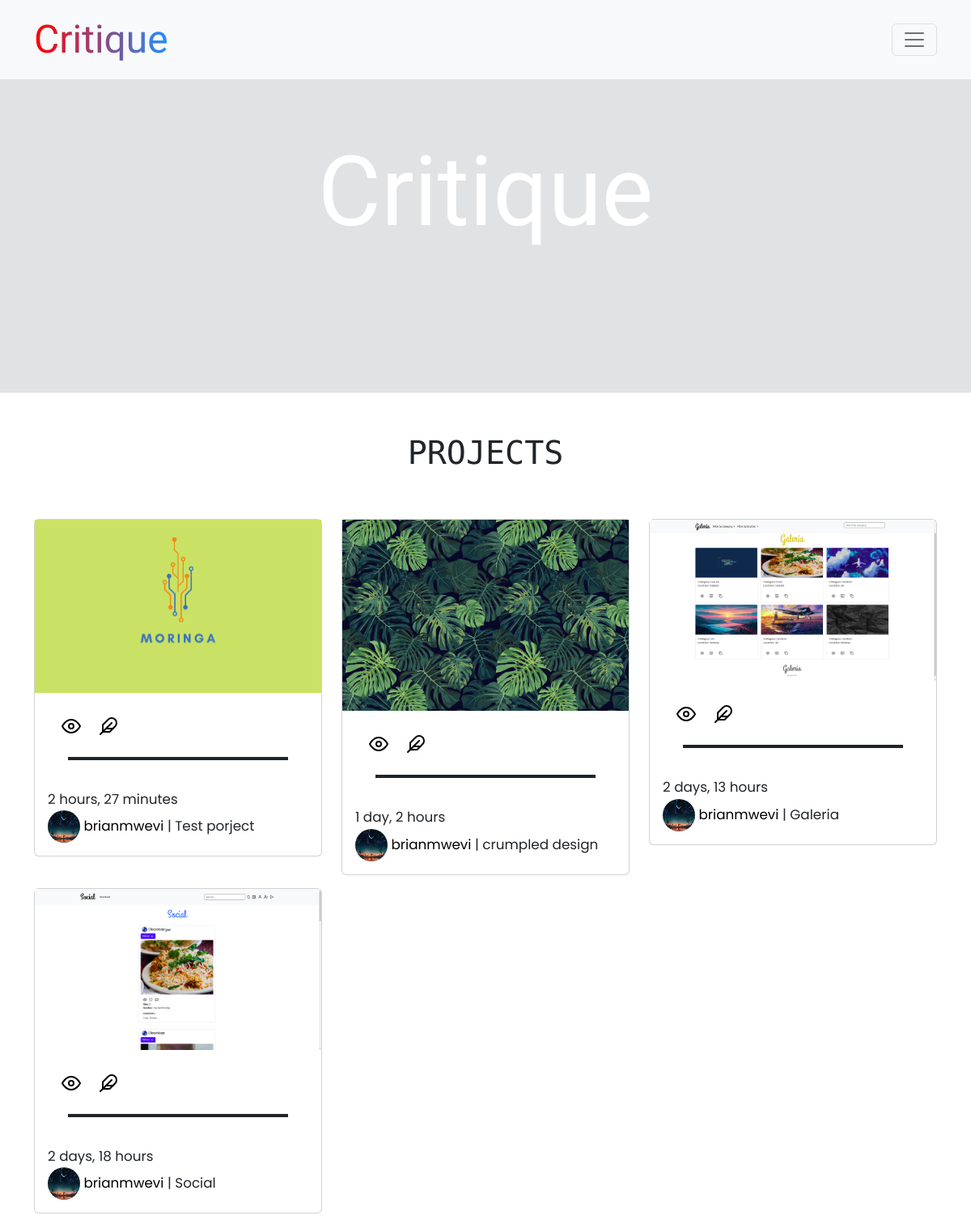
The page / on the database its author committed.
### critique/models.py (models this page shows, shortened)
class Project(models.Model):
    image = models.ImageField(upload_to='media/', default='image.png')
    projectname =models.CharField(max_length=100)
    description=models.CharField(max_length=255, null=False, blank=False)
    likes =models.ManyToManyField(User, related_name='critique_image')
    created = models.DateTimeField(auto_now_add=True)
    modified =models.DateTimeField(auto_now=True)
    reviews =models.ManyToManyField('Reviews',blank=True)
    urls = models.URLField()
    profile = models.ForeignKey(Profile, default=None, null=True, blank=True, on_delete=models.CASCADE)

class Profile(models.Model):
    pro_picture =models.ImageField(upload_to ='profile/', default='')
    bio = models.TextField(max_length=255, blank=True)
    user = models.ForeignKey(User, on_delete=models.CASCADE,related_name='profile')
    email= models.EmailField(blank=True)
    def __str__(self):
        return self.user.username

### critique/views.py (the view)
# urls.py: path('', views.home, name='home'),
def home(request):
    images=Project.objects.order_by("-created").all()
    current_user = request.user
    return render(request,'critiques/home.html', {'images':images})

### critique/templates/critiques/home.html (shortened to what this page needs)
{% extends 'critiques/base.html' %}
{% load static %}
{% block content %}
<nav class="navbar navbar-fluid-lg bg-light mb-5 fixed-top">
  <div class="container">
    <a href="{% url 'home'%}" class="navbar-brand">Critique</a>
    <button
      class="navbar-toggler"
      type="button"
      data-bs-toggle="collapse"
      data-bs-target="#navmenu"
      style="color: white"
    >
      <span class="navbar-toggler-icon dark"></span>
    </button>
  </div>
</nav>
<div class="container-fluid" id="landing-page">
  <h1>Critique</h1>
</div>
<div class="container">
  <div class="project-title">
    <h1>projects</h1>
  </div>
  <div class="row">
    {% for image in images %}
    <div class="col-s-6 col-md-4">
      <div class="card my-2">
        <img src="{{image.image.url}}" alt="img.." />
        <div
          class="card-body"
          style="font-family: 'Poppins', sans-serif; font-size: larger"
        >
          <a href="{% url 'photo' image.pk  %}" class="btn btn-sm m-2"
            ><svg
              xmlns="http://www.w3.org/2000/svg"
              width="24"
              height="24"
              viewBox="0 0 24 24"
              fill="none"
              stroke="currentColor"
              stroke-width="2"
              stroke-linecap="round"
              stroke-linejoin="round"
              class="feather feather-eye"
            >
              <path d="M1 12s4-8 11-8 11 8 11 8-4 8-11 8-11-8-11-8z"></path>
              <circle cx="12" cy="12" r="3"></circle></svg
          ></a>
          <a href="{% url 'review' image.pk %}"
            ></a>
          <br />
          <span class="line"></span>
          <br />
          <small class="date mt-2">{{image.created|timesince}}</small>
          <br />
          <small>
            <a href="{% url 'profile' %}">
              <span>
                <img src="{{image.profile.pro_picture.url}}" alt="pro pic"</span
              >
            </a>
            <a href="{% url 'profile' %}">{{image.profile}}</a> |
            <span>{{image.projectname}}</span></small
          >
        </div>
      </div>
    </div>
    {% endfor %}
  </div>
</div>
{% endblock %}

### critique/static/critiques/css/global.css (style rules this page uses)
* { margin: 0%; padding: 0%; }
.navbar-brand { font-size: 6vh; font-family: "Grand Hotel", cursive; background: linear-gradient(to right, red, dodgerblue); -webkit-background-clip: text; -webkit-text-fill-color: transparent; }
#landing-page { margin-top: 85px; background-color: rgba(0, 10, 20, 0.116); height: 50vh; }
#landing-page h1 { color: white; text-align: center; padding-top: 10vh; font-family: "Grand Hotel"; font-size: 15vh; }
.project-title { text-align: center; text-transform: uppercase; margin: 50px; font-family: "Monoton", cursive; }
.card-body img { height: 40px; width: 40px; border-radius: 50%; }
.card-body .date { margin-bottom: 2px; }
.card-body a { text-decoration: none; color: black; }
.line { border-bottom: 4px solid; display: block; margin-left: 25px; margin-right: 25px; margin-bottom: 5px; margin-top: 13px; background: linear-gradient(to right, blue, red); }

### rows shown on the page
Project: image (picture), created "2 hours, 27 minutes", profile.pro_picture (picture), profile "brianmwevi", projectname "Test porject"
Project: image (picture), created "1 day, 2 hours", profile.pro_picture (picture), profile "brianmwevi", projectname "crumpled design"
Project: image (picture), created "2 days, 13 hours", profile.pro_picture (picture), profile "brianmwevi", projectname "Galeria"
Project: image (picture), created "2 days, 18 hours", profile.pro_picture (picture), profile "brianmwevi", projectname "Social"
